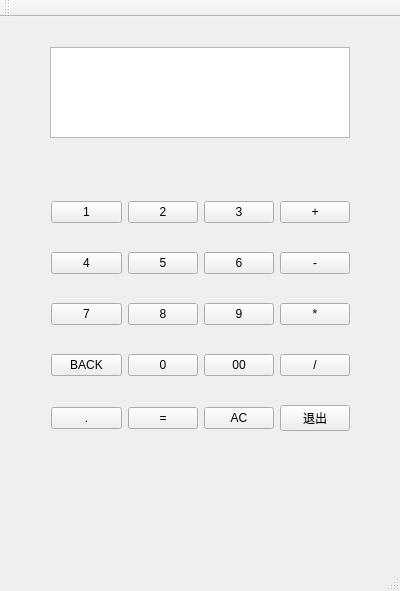
<?xml version="1.0" encoding="UTF-8"?>
<ui version="4.0">
 <class>calculator</class>
 <widget class="QMainWindow" name="calculator">
  <property name="geometry">
   <rect>
    <x>0</x>
    <y>0</y>
    <width>400</width>
    <height>591</height>
   </rect>
  </property>
  <property name="maximumSize">
   <size>
    <width>400</width>
    <height>800</height>
   </size>
  </property>
  <property name="windowTitle">
   <string>计算器</string>
  </property>
  <widget class="QWidget" name="centralWidget">
   <widget class="QTextEdit" name="textEdit_show">
    <property name="geometry">
     <rect>
      <x>50</x>
      <y>30</y>
      <width>300</width>
      <height>91</height>
     </rect>
    </property>
    <property name="maximumSize">
     <size>
      <width>300</width>
      <height>16777215</height>
     </size>
    </property>
    <property name="readOnly">
     <bool>true</bool>
    </property>
   </widget>
   <widget class="QWidget" name="">
    <property name="geometry">
     <rect>
      <x>40</x>
      <y>150</y>
      <width>321</width>
      <height>301</height>
     </rect>
    </property>
    <layout class="QGridLayout" name="gridLayout">
     <item row="3" column="1">
      <widget class="QPushButton" name="pushButton_0">
       <property name="maximumSize">
        <size>
         <width>200</width>
         <height>16777215</height>
        </size>
       </property>
       <property name="text">
        <string>0</string>
       </property>
      </widget>
     </item>
     <item row="1" column="2">
      <widget class="QPushButton" name="pushButton_6">
       <property name="maximumSize">
        <size>
         <width>200</width>
         <height>16777215</height>
        </size>
       </property>
       <property name="text">
        <string>6</string>
       </property>
      </widget>
     </item>
     <item row="1" column="1">
      <widget class="QPushButton" name="pushButton_5">
       <property name="maximumSize">
        <size>
         <width>200</width>
         <height>16777215</height>
        </size>
       </property>
       <property name="text">
        <string>5</string>
       </property>
      </widget>
     </item>
     <item row="2" column="2">
      <widget class="QPushButton" name="pushButton_9">
       <property name="maximumSize">
        <size>
         <width>200</width>
         <height>16777215</height>
        </size>
       </property>
       <property name="text">
        <string>9</string>
       </property>
      </widget>
     </item>
     <item row="3" column="2">
      <widget class="QPushButton" name="pushButton_00">
       <property name="maximumSize">
        <size>
         <width>200</width>
         <height>16777215</height>
        </size>
       </property>
       <property name="text">
        <string>00</string>
       </property>
      </widget>
     </item>
     <item row="0" column="3">
      <widget class="QPushButton" name="pushButton_plus">
       <property name="maximumSize">
        <size>
         <width>200</width>
         <height>16777215</height>
        </size>
       </property>
       <property name="text">
        <string>+</string>
       </property>
      </widget>
     </item>
     <item row="2" column="3">
      <widget class="QPushButton" name="pushButton_chen">
       <property name="maximumSize">
        <size>
         <width>200</width>
         <height>16777215</height>
        </size>
       </property>
       <property name="text">
        <string>*</string>
       </property>
      </widget>
     </item>
     <item row="2" column="1">
      <widget class="QPushButton" name="pushButton_8">
       <property name="maximumSize">
        <size>
         <width>200</width>
         <height>16777215</height>
        </size>
       </property>
       <property name="text">
        <string>8</string>
       </property>
      </widget>
     </item>
     <item row="1" column="0">
      <widget class="QPushButton" name="pushButton_4">
       <property name="maximumSize">
        <size>
         <width>200</width>
         <height>16777215</height>
        </size>
       </property>
       <property name="text">
        <string>4</string>
       </property>
      </widget>
     </item>
     <item row="4" column="0">
      <widget class="QPushButton" name="pushButton_dot">
       <property name="maximumSize">
        <size>
         <width>200</width>
         <height>16777215</height>
        </size>
       </property>
       <property name="text">
        <string>.</string>
       </property>
      </widget>
     </item>
     <item row="3" column="3">
      <widget class="QPushButton" name="pushButton_divide">
       <property name="maximumSize">
        <size>
         <width>200</width>
         <height>16777215</height>
        </size>
       </property>
       <property name="text">
        <string>/</string>
       </property>
      </widget>
     </item>
     <item row="3" column="0">
      <widget class="QPushButton" name="pushButton_BackSpace">
       <property name="maximumSize">
        <size>
         <width>200</width>
         <height>16777215</height>
        </size>
       </property>
       <property name="text">
        <string>BACK</string>
       </property>
      </widget>
     </item>
     <item row="4" column="2">
      <widget class="QPushButton" name="pushButton_clear">
       <property name="maximumSize">
        <size>
         <width>200</width>
         <height>16777215</height>
        </size>
       </property>
       <property name="text">
        <string>AC</string>
       </property>
      </widget>
     </item>
     <item row="4" column="1">
      <widget class="QPushButton" name="pushButton_equal">
       <property name="maximumSize">
        <size>
         <width>200</width>
         <height>16777215</height>
        </size>
       </property>
       <property name="text">
        <string>=</string>
       </property>
      </widget>
     </item>
     <item row="1" column="3">
      <widget class="QPushButton" name="pushButton_jian">
       <property name="maximumSize">
        <size>
         <width>200</width>
         <height>16777215</height>
        </size>
       </property>
       <property name="text">
        <string>-</string>
       </property>
      </widget>
     </item>
     <item row="0" column="1">
      <widget class="QPushButton" name="pushButton_2">
       <property name="maximumSize">
        <size>
         <width>200</width>
         <height>16777215</height>
        </size>
       </property>
       <property name="text">
        <string>2</string>
       </property>
      </widget>
     </item>
     <item row="4" column="3">
      <widget class="QPushButton" name="pushButton_Exit">
       <property name="maximumSize">
        <size>
         <width>200</width>
         <height>16777215</height>
        </size>
       </property>
       <property name="text">
        <string>退出</string>
       </property>
      </widget>
     </item>
     <item row="0" column="0">
      <widget class="QPushButton" name="pushButton_1">
       <property name="maximumSize">
        <size>
         <width>200</width>
         <height>16777215</height>
        </size>
       </property>
       <property name="text">
        <string>1</string>
       </property>
      </widget>
     </item>
     <item row="2" column="0">
      <widget class="QPushButton" name="pushButton_7">
       <property name="maximumSize">
        <size>
         <width>200</width>
         <height>16777215</height>
        </size>
       </property>
       <property name="text">
        <string>7</string>
       </property>
      </widget>
     </item>
     <item row="0" column="2">
      <widget class="QPushButton" name="pushButton_3">
       <property name="maximumSize">
        <size>
         <width>200</width>
         <height>16777215</height>
        </size>
       </property>
       <property name="text">
        <string>3</string>
       </property>
      </widget>
     </item>
    </layout>
   </widget>
  </widget>
  <widget class="QToolBar" name="mainToolBar">
   <attribute name="toolBarArea">
    <enum>TopToolBarArea</enum>
   </attribute>
   <attribute name="toolBarBreak">
    <bool>false</bool>
   </attribute>
  </widget>
  <widget class="QStatusBar" name="statusBar"/>
 </widget>
 <layoutdefault spacing="6" margin="11"/>
 <resources/>
 <connections/>
</ui>
